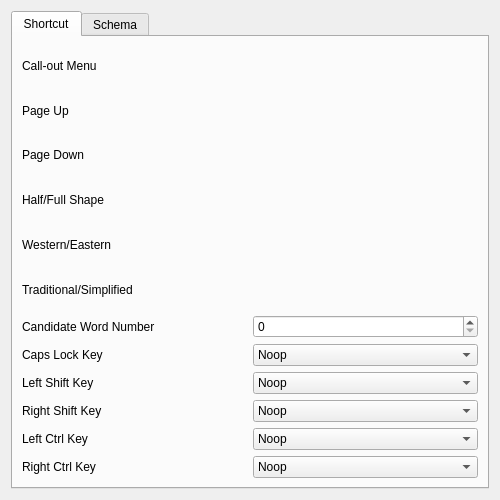
<?xml version="1.0" encoding="UTF-8"?>
<ui version="4.0">
  <class>MainUI</class>
  <widget class="QWidget" name="MainUI">
    <property name="geometry">
      <rect>
	    <x>0</x>
	    <y>0</y>
	    <width>500</width>
	    <height>500</height>
      </rect>
    </property>
    <property name="windowTitle">
      <string>MainWindow</string>
    </property>
    <property name="windowIcon">
      <iconset theme="fcitx-rime">
	    <normaloff/>
      </iconset>
    </property>
    <layout class="QVBoxLayout" name="verticalLayout_overview">
      <item>
	    <widget class="QTabWidget" name="frcu_tab">
	      <widget class="QWidget" name="general_tab">
	        <attribute name="title">
	          <string>Shortcut</string>
	        </attribute>
	        <layout class="QVBoxLayout" name="verticallayout_general">


	          <item>
		        <layout class="QHBoxLayout" name="horizontallayout_toggle">
		          <item>
		            <widget class="QLabel" name="toggle_label">
		              <property name="text"><string>Call-out Menu</string></property>
		            </widget>
		          </item>
		          <item>
		            <widget class="FcitxQtKeySequenceWidget" name="toggle_shortcut">
		              <property name="multiKeyShortcutsAllowed"><bool>false</bool></property>
		            </widget>
		          </item>
		          <item>
		            <widget class="FcitxQtKeySequenceWidget" name="toggle_shortcut_2">
		              <property name="multiKeyShortcutsAllowed"><bool>false</bool></property>
		            </widget>
		          </item>
		          <item>
		            <widget class="FcitxQtKeySequenceWidget" name="toggle_shortcut_3">
		              <property name="multiKeyShortcutsAllowed"><bool>false</bool></property>
		            </widget>
		          </item>
		        </layout> <!-- horizontallayout_toggle -->
	          </item>

              <item>
		        <layout class="QHBoxLayout" name="horizontallayout_pageup">
		          <item>
		            <widget class="QLabel" name="label_pageup">
		              <property name="text"><string>Page Up</string></property>
		            </widget>
		          </item>
		          <item>
		            <widget class="FcitxQtKeySequenceWidget" name="hotkey_pageup">
		              <property name="multiKeyShortcutsAllowed"><bool>false</bool></property>
		              <property name="modifierlessAllowed"><bool>true</bool></property>
		            </widget>
		          </item>
		          <item>
		            <widget class="FcitxQtKeySequenceWidget" name="hotkey_pageup_2">
		              <property name="multiKeyShortcutsAllowed"><bool>false</bool></property>
		              <property name="modifierlessAllowed"><bool>true</bool></property>
		            </widget>
		          </item>
		          <item>
		            <widget class="FcitxQtKeySequenceWidget" name="hotkey_pageup_3">
		              <property name="multiKeyShortcutsAllowed"><bool>false</bool></property>
		              <property name="modifierlessAllowed"><bool>true</bool></property>
		            </widget>
		          </item>
		        </layout>
	          </item>

	          <item>
		        <layout class="QHBoxLayout" name="horizontallayout_pagedown">
		          <item>
		            <widget class="QLabel" name="label_pagedown">
		              <property name="text"><string>Page Down</string></property>
		            </widget>
		          </item>
		          <item>
		            <widget class="FcitxQtKeySequenceWidget" name="hotkey_pagedown">
		              <property name="multiKeyShortcutsAllowed"><bool>false</bool></property>
		              <property name="modifierlessAllowed"><bool>true</bool></property>
		            </widget>
		          </item>
		          <item>
		            <widget class="FcitxQtKeySequenceWidget" name="hotkey_pagedown_2">
		              <property name="multiKeyShortcutsAllowed"><bool>false</bool></property>
		              <property name="modifierlessAllowed"><bool>true</bool></property>
		            </widget>
		          </item>
		          <item>
		            <widget class="FcitxQtKeySequenceWidget" name="hotkey_pagedown_3">
		              <property name="multiKeyShortcutsAllowed"><bool>false</bool></property>
		              <property name="modifierlessAllowed"><bool>true</bool></property>
		            </widget>
		          </item>
		        </layout>
	          </item>
              <item>
		        <layout class="QHBoxLayout" name="horizontallayout_hfshape">
		          <item>
		            <widget class="QLabel" name="toggle_hfshape">
		              <property name="text"><string>Half/Full Shape</string></property>
		            </widget>
		          </item>
		          <item>
		            <widget class="FcitxQtKeySequenceWidget" name="hotkey_hfshape">
		              <property name="multiKeyShortcutsAllowed"><bool>false</bool></property>
		            </widget>
		          </item>
		          <item>
		            <widget class="FcitxQtKeySequenceWidget" name="hotkey_hfshape_2">
		              <property name="multiKeyShortcutsAllowed"><bool>false</bool></property>
		            </widget>
		          </item>
		          <item>
		            <widget class="FcitxQtKeySequenceWidget" name="hotkey_hfshape_3">
		              <property name="multiKeyShortcutsAllowed"><bool>false</bool></property>
		            </widget>
		          </item>
		        </layout>
	          </item>
	          <item>
		        <layout class="QHBoxLayout" name="horizontallayout_ascii">
		          <item>
		            <widget class="QLabel" name="toggle_ascii">
		              <property name="text"><string>Western/Eastern</string></property>
		            </widget>
		          </item>
		          <item>
		            <widget class="FcitxQtKeySequenceWidget" name="shortcut_ascii">
		              <property name="multiKeyShortcutsAllowed"><bool>false</bool></property>
		            </widget>
		          </item>
		          <item>
		            <widget class="FcitxQtKeySequenceWidget" name="shortcut_ascii_2">
		              <property name="multiKeyShortcutsAllowed"><bool>false</bool></property>
		            </widget>
		          </item>
		        </layout>
	          </item>

	          <item>
		        <layout class="QHBoxLayout" name="horizontallayout_trasim">
		          <item>
		            <widget class="QLabel" name="toggle_trasim">
		              <property name="text"><string>Traditional/Simplified</string></property>
		            </widget>
		          </item>
		          <item>
		            <widget class="FcitxQtKeySequenceWidget" name="transim_shortcut">
		              <property name="multiKeyShortcutsAllowed"><bool>false</bool></property>
		            </widget>
		          </item>
		          <item>
		            <widget class="FcitxQtKeySequenceWidget" name="transim_shortcut_2">
		              <property name="multiKeyShortcutsAllowed"><bool>false</bool></property>
		            </widget>
		          </item>
		        </layout>
	          </item>

	          <item>
		        <layout class="QHBoxLayout" name="horizontalLayout_toggle1">
		          <item>
		            <widget class="QLabel" name="candidate_word_number_label">
		              <property name="text"><string>Candidate Word Number</string></property>
		            </widget>
		          </item>
		          <item>
		            <widget class="QSpinBox" name="cand_cnt_spinbox" >
		              <property name="objectName" >
			            <string notr="true" >CandidateWordNumber</string>
		              </property>
		            </widget>
		          </item>
		        </layout>
	          </item>

	          <item>
		        <layout class="QHBoxLayout" name="horizontallayout_caps">
		          <item>
		            <widget class="QLabel" name="caps_label">
		              <property name="text"><string>Caps Lock Key</string></property>
		            </widget>
		          </item>
		          <item>
                    <widget class="QComboBox" name="caps_combo">
                      <item>
                        <property name="text">
                          <string>Noop</string>
                        </property>
                      </item>
                      <item>
                        <property name="text">
                          <string>Inline ASCII</string>
                        </property>
                      </item>
                      <item>
                        <property name="text">
                          <string>Commit Text</string>
                        </property>
                      </item>
                      <item>
                        <property name="text">
                          <string>Commit Code</string>
                        </property>
                      </item>
                      <item>
                        <property name="text">
                          <string>Clear</string>
                        </property>
                      </item>
                    </widget>
		          </item>
		        </layout> <!-- horizontallayout_caps -->
	          </item>

	          <item>
		        <layout class="QHBoxLayout" name="horizontallayout_shift_l">
		          <item>
		            <widget class="QLabel" name="shift_l_label">
		              <property name="text"><string>Left Shift Key</string></property>
		            </widget>
		          </item>
		          <item>
                    <widget class="QComboBox" name="shift_l_combo">
                      <item>
                        <property name="text">
                          <string>Noop</string>
                        </property>
                      </item>
                      <item>
                        <property name="text">
                          <string>Inline ASCII</string>
                        </property>
                      </item>
                      <item>
                        <property name="text">
                          <string>Commit Text</string>
                        </property>
                      </item>
                      <item>
                        <property name="text">
                          <string>Commit Code</string>
                        </property>
                      </item>
                      <item>
                        <property name="text">
                          <string>Clear</string>
                        </property>
                      </item>
                    </widget>
		          </item>
		        </layout> <!-- horizontallayout_shift_l -->
	          </item>

	          <item>
		        <layout class="QHBoxLayout" name="horizontallayout_shift_r">
		          <item>
		            <widget class="QLabel" name="shift_r_label">
		              <property name="text"><string>Right Shift Key</string></property>
		            </widget>
		          </item>
		          <item>
                    <widget class="QComboBox" name="shift_r_combo">
                      <item>
                        <property name="text">
                          <string>Noop</string>
                        </property>
                      </item>
                      <item>
                        <property name="text">
                          <string>Inline ASCII</string>
                        </property>
                      </item>
                      <item>
                        <property name="text">
                          <string>Commit Text</string>
                        </property>
                      </item>
                      <item>
                        <property name="text">
                          <string>Commit Code</string>
                        </property>
                      </item>
                      <item>
                        <property name="text">
                          <string>Clear</string>
                        </property>
                      </item>
                    </widget>
		          </item>
		        </layout> <!-- horizontallayout_shift_r -->
	          </item>

	          <item>
		        <layout class="QHBoxLayout" name="horizontallayout_caps">
		          <item>
		            <widget class="QLabel" name="ctrl_l_label">
		              <property name="text"><string>Left Ctrl Key</string></property>
		            </widget>
		          </item>
		          <item>
                    <widget class="QComboBox" name="ctrl_l_combo">
                      <item>
                        <property name="text">
                          <string>Noop</string>
                        </property>
                      </item>
                      <item>
                        <property name="text">
                          <string>Inline ASCII</string>
                        </property>
                      </item>
                      <item>
                        <property name="text">
                          <string>Commit Text</string>
                        </property>
                      </item>
                      <item>
                        <property name="text">
                          <string>Commit Code</string>
                        </property>
                      </item>
                      <item>
                        <property name="text">
                          <string>Clear</string>
                        </property>
                      </item>
                    </widget>
		          </item>
		        </layout> <!-- horizontallayout_ctrl_l -->
	          </item>

              <item>
		        <layout class="QHBoxLayout" name="horizontallayout_ctrl_r">
		          <item>
		            <widget class="QLabel" name="ctrl_r_label">
		              <property name="text"><string>Right Ctrl Key</string></property>
		            </widget>
		          </item>
		          <item>
                    <widget class="QComboBox" name="ctrl_r_combo">
                      <item>
                        <property name="text">
                          <string>Noop</string>
                        </property>
                      </item>
                      <item>
                        <property name="text">
                          <string>Inline ASCII</string>
                        </property>
                      </item>
                      <item>
                        <property name="text">
                          <string>Commit Text</string>
                        </property>
                      </item>
                      <item>
                        <property name="text">
                          <string>Commit Code</string>
                        </property>
                      </item>
                      <item>
                        <property name="text">
                          <string>Clear</string>
                        </property>
                      </item>
                    </widget>
		          </item>
		        </layout> <!-- horizontallayout_ctrl_r -->
	          </item>
	        </layout>
	      </widget> <!-- general_tab -->
	      <widget class="QWidget" name="schemas_tab">
	        <attribute name="title">
	          <string>Schema</string>
	        </attribute>
	        <layout class="QGridLayout" name="gridLayout">
	          <item row="3" column="0">
	            <spacer name="horizontalSpacer_2">
		          <property name="orientation">
		            <enum>Qt::Horizontal</enum>
		          </property>
		          <property name="sizeType">
		            <enum>QSizePolicy::Fixed</enum>
		          </property>
		          <property name="sizeHint" stdset="0">
		            <size>
		              <width>20</width>
		              <height>20</height>
		            </size>
		          </property>
	            </spacer>
	          </item>
	          <item row="3" column="1" colspan="2">
	            <layout class="QHBoxLayout" name="horizontalLayout">
		          <item>
		            <layout class="QVBoxLayout" name="verticalLayout">
		              <item>
		                <widget class="QLabel" name="label">
			              <property name="text">
			                <string>Available Input Schemas:</string>
			              </property>
		                </widget>
		              </item>
		              <!-- <item> -->
		              <!--   <widget class="QLineEdit" name="filterTextEdit"/> -->
		              <!-- </item> -->
		              <item>
		                <widget class="QListView" name="availIMView">
		                </widget>
		              </item>
		            </layout>
		          </item>
		          <item>
		            <layout class="QVBoxLayout" name="verticalLayout_3">
		              <item>
		                <spacer name="verticalSpacer">
			              <property name="orientation">
			                <enum>Qt::Vertical</enum>
			              </property>
			              <property name="sizeHint" stdset="0">
			                <size>
			                  <width>20</width>
			                  <height>40</height>
			                </size>
			              </property>
		                </spacer>
		              </item>
		              <item>
		                <widget class="QPushButton" name="addIMButton">
			              <property name="enabled">
			                <bool>false</bool>
			              </property>
		                </widget>
		              </item>
		              <item>
		                <widget class="QPushButton" name="removeIMButton">
			              <property name="enabled">
			                <bool>false</bool>
			              </property>
		                </widget>
		              </item>
		              <item>
		                <spacer name="verticalSpacer_2">
			              <property name="orientation">
			                <enum>Qt::Vertical</enum>
			              </property>
			              <property name="sizeHint" stdset="0">
			                <size>
			                  <width>20</width>
			                  <height>40</height>
			                </size>
			              </property>
		                </spacer>
		              </item>
		            </layout>
		          </item>
		          <item>
		            <layout class="QVBoxLayout" name="verticalLayout_2">
		              <item>
		                <widget class="QLabel" name="label_2">
			              <property name="text">
			                <string>Active Input Schemas:</string>
			              </property>
		                </widget>
		              </item>
		              <item>
		                <widget class="QListView" name="currentIMView"/>
		              </item>
		            </layout>
		          </item>
		          <item>
		            <layout class="QVBoxLayout" name="verticalLayout_4">
		              <item>
		                <spacer name="verticalSpacer_3">
			              <property name="orientation">
			                <enum>Qt::Vertical</enum>
			              </property>
			              <property name="sizeHint" stdset="0">
			                <size>
			                  <width>20</width>
			                  <height>40</height>
			                </size>
			              </property>
		                </spacer>
		              </item>
		              <item>
		                <widget class="QPushButton" name="moveUpButton">
			              <property name="enabled">
			                <bool>false</bool>
			              </property>
		                </widget>
		              </item>
		              <item>
		                <widget class="QPushButton" name="moveDownButton">
			              <property name="enabled">
			                <bool>false</bool>
			              </property>
		                </widget>
		              </item>
		              <!-- <item> -->
		              <!--   <widget class="QPushButton" name="configureButton"/> -->
		              <!-- </item> -->
		              <item>
		                <spacer name="verticalSpacer_4">
			              <property name="orientation">
			                <enum>Qt::Vertical</enum>
			              </property>
			              <property name="sizeHint" stdset="0">
			                <size>
			                  <width>20</width>
			                  <height>40</height>
			                </size>
			              </property>
		                </spacer>
		              </item>
		            </layout>
		          </item>
	            </layout>
	          </item>

	          <item row="2" column="0" colspan="3">
	            <widget class="QLabel" name="label_4">
                  <property name="toolTip">
                    <string/>
                  </property>
                  <property name="text">
                    <string>&lt;b&gt;Select Input Schema:&lt;/b&gt;</string>
                  </property>
	            </widget>
	          </item>
	        </layout>
	      </widget><!-- schemas -->
	    </widget> <!-- QTabwidget -->
      </item>
    </layout>
  </widget>
  <customwidgets>
    <customwidget>
      <class>FcitxQtKeySequenceWidget</class>
      <extends>QWidget</extends>
      <header>fcitxqtkeysequencewidget.h</header>
    </customwidget>
  </customwidgets>
  <resources/>
  <connections/>
</ui>
